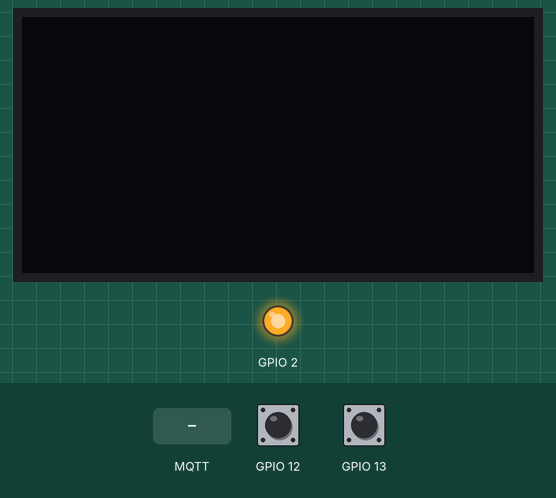
A sketch run on a simulated ESP8266 (NodeMCU). Shown: 128×64 one-colour display, output pins drawn as LEDs (lit = HIGH). The test bench sets the inputs (shaded band); at power-on: GPIO 12 HIGH, GPIO 13 HIGH. WiFi joins after 1.5 s; servers stay silent unless stated; no MQTT or app messages arrive unless stated.

Above: at 2.8 s.
2.9 s: MQTT message "1" arrives on the first subscribed topic
At 4.1 s:
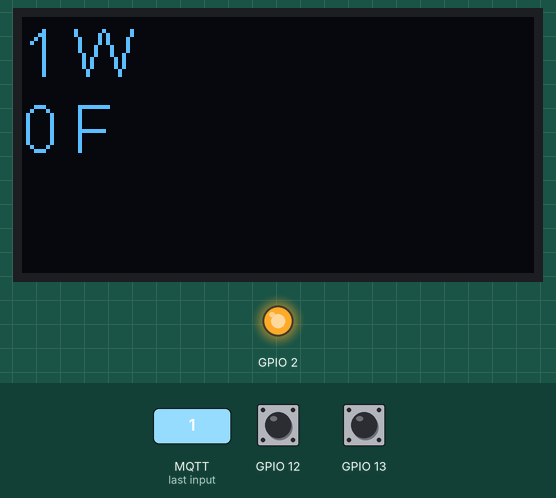
4.4 s: MQTT message "CoolOn" arrives on the third subscribed topic
At 5.3 s:
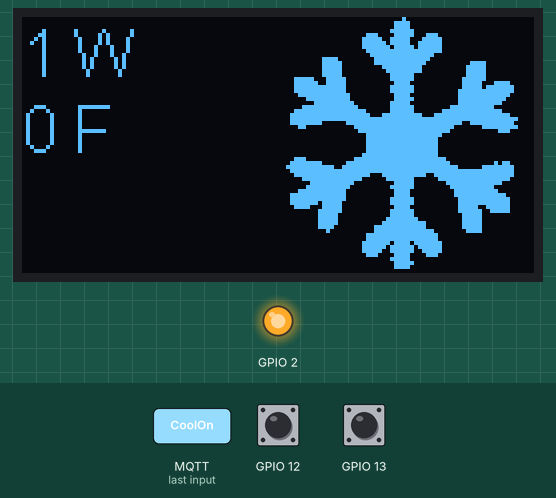
5.9 s: MQTT message "HeatOn" arrives on the third subscribed topic
At 6.4 s:
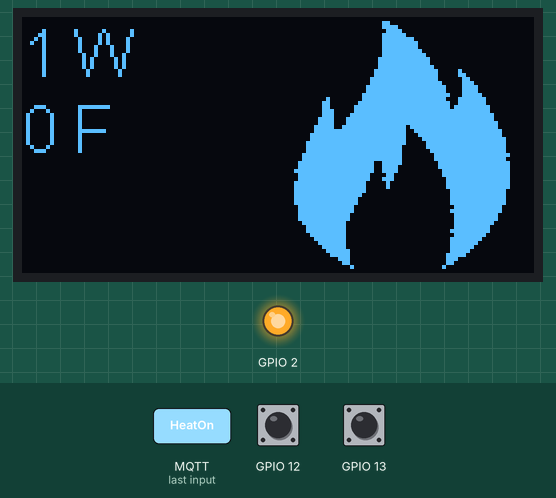
7.4 s: MQTT message "CoolReady" arrives on the third subscribed topic
At 8.6 s:
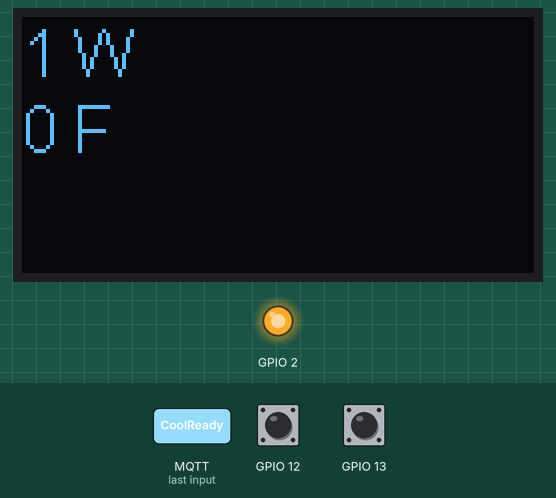
8.9 s: MQTT message "Cooling" arrives on the third subscribed topic
At 9.8 s:
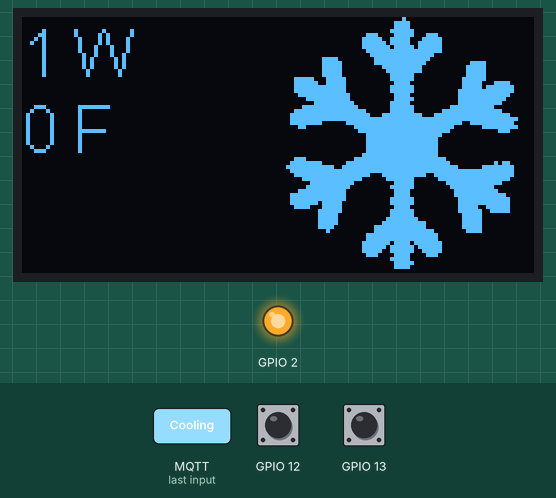
Timing chart, 0 to 11.4 s (numbered marks = the images above; inputs shaded):
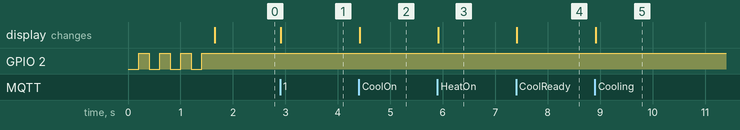

Measured:
- after the input at 2.9 s, the display: changes at once (image 1)
- after the input at 4.4 s, the display: changes at once (image 2)
- after the input at 5.9 s, the display: changes at once (image 3)
- after the input at 7.4 s, the display: changes at once (image 4)
- after the input at 8.9 s, the display: changes at once (image 5)

The sketch:

hem_test.ino
```cpp
/*
 * hem_test.ino - OLED Display Monitor
 *
 * Hardware: ESP8266 with SSD1306 OLED display + buttons
 * Purpose: Displays power consumption, temperature, and HVAC status on OLED screen
 *
 * MQTT Topics:
 *   Subscribe: power/W, temp/tempF, hvac/state
 *
 * Dependencies:
 *   - ESP8266WiFi
 *   - PubSubClient (MQTT)
 *   - SSD1306 (display driver)
 *   - ArduinoOTA
 */

#include <ESP8266WiFi.h>
#include <ESP8266mDNS.h>
#include <WiFiUdp.h>
#include <ArduinoOTA.h>
#include <PubSubClient.h>
#include <Wire.h>
#include "SSD1306.h"

#define OLED_SDA 4  // pin 14
#define OLED_SDC 5  // pin 12
#define OLED_ADDR 0x3C

SSD1306 display(OLED_ADDR, OLED_SDA, OLED_SDC);

WiFiClient espClient;
PubSubClient mqtt(espClient);

const char* server = "raspberrypi";
const char* ssid = "Mitchell";
const char* password = "easypassword";

int power, temp, icon;

const uint8_t READY = 1, NEXTBTN = 2;
uint8_t state = READY;

void callback(char* topic, byte* payload, unsigned int length) {
  String payloads;
  for (int i = 0; i < length; i++) {
    payloads += (char)payload[i];
  }

  if (strcmp(topic, "power/W") == 0) {
    int thisNumber = payloads.toInt();
    if (thisNumber > 0) {
      power = thisNumber;
      draw();
    }
  }

  if (strcmp(topic, "temp/tempF") == 0) {
    int thisNumber = payloads.toInt();
    if (thisNumber > 0) {
      temp = thisNumber;
      draw();
    }
  }

  if (strcmp(topic, "hvac/state") == 0) {
    if (strcmp(payloads.c_str(), "CoolReady") == 0 || strcmp(payloads.c_str(), "HeatReady") == 0) {
      icon = 0;
    }
    if (strcmp(payloads.c_str(), "CoolOn") == 0 || strcmp(payloads.c_str(), "Cooling") == 0) {
      icon = 1;
    }
    if (strcmp(payloads.c_str(), "HeatOn") == 0 || strcmp(payloads.c_str(), "Heating") == 0) {
      icon = 2;
    }
    if (strcmp(payloads.c_str(), "FanWait") == 0 || strcmp(payloads.c_str(), "Wait") == 0) {
      icon = 3;
    }
    draw();
  }
}

// Icon bitmaps for HVAC status
static char cool[] = {
  0x00, 0x00, 0x00, 0x00, 0x01, 0x00, 0x00, 0x00, 0x00, 0x00, 0x00, 0xC0,
  0x03, 0x00, 0x00, 0x00, 0x00, 0x00, 0x00, 0xC0, 0x03, 0x00, 0x00, 0x00,
  0x00, 0x00, 0x00, 0xE0, 0x07, 0x00, 0x00, 0x00, 0x00, 0x00, 0x80, 0xC3,
  0xC7, 0x01, 0x00, 0x00, 0x00, 0x00, 0xC0, 0xE7, 0xE3, 0x03, 0x00, 0x00,
  0x00, 0x00, 0xC0, 0xEF, 0xF3, 0x03, 0x00, 0x00, 0x00, 0x00, 0xC0, 0xDF,
  0xF7, 0x03, 0x00, 0x00, 0x00, 0x00, 0x80, 0xFF, 0xFF, 0x03, 0x00, 0x00,
  0x00, 0x00, 0x00, 0xFF, 0xFF, 0x00, 0x00, 0x00, 0x00, 0xF0, 0x00, 0xFE,
  0x7F, 0x00, 0x00, 0x00, 0x00, 0xF0, 0x01, 0xFE, 0x3F, 0x00, 0x1E, 0x00,
  0x00, 0xF0, 0x01, 0xF8, 0x1F, 0x00, 0x1F, 0x00, 0x00, 0xF0, 0x01, 0xF0,
  0x1F, 0x00, 0x1F, 0x00, 0x00, 0xF0, 0x01, 0xE0, 0x07, 0x00, 0x1F, 0x00,
  0xE0, 0xE3, 0x03, 0xE0, 0x07, 0x80, 0x1F, 0x00, 0xE0, 0xE7, 0x03, 0xC0,
  0x03, 0x80, 0x8F, 0x07, 0xE0, 0xFF, 0x03, 0xE0, 0x07, 0x80, 0xEF, 0x0F,
  0xE0, 0xFF, 0x03, 0xE0, 0x07, 0xC0, 0xFF, 0x0F, 0xC0, 0xFF, 0x07, 0xC0,
  0x03, 0xC0, 0xFF, 0x07, 0x00, 0xFF, 0x07, 0xC0, 0x07, 0xC0, 0xFF, 0x03,
  0x00, 0xFC, 0x0F, 0xE0, 0x03, 0xC0, 0xFF, 0x01, 0x80, 0xFF, 0x1F, 0xE0,
  0x07, 0xF0, 0x7F, 0x00, 0xE0, 0xFF, 0x7F, 0xE0, 0x07, 0xFC, 0xFF, 0x01,
  0xF0, 0xFF, 0xFF, 0xF8, 0x1F, 0xFF, 0xFF, 0x07, 0xF0, 0xFF, 0xFF, 0xFF,
  0xFF, 0xFF, 0xFF, 0x1F, 0xF0, 0x0F, 0xFC, 0xFF, 0xFF, 0x7F, 0xFE, 0x0F,
  0xC0, 0x00, 0xF0, 0xFF, 0xFF, 0x1F, 0xF0, 0x1F, 0x00, 0x00, 0xE0, 0xFF,
  0xFF, 0x0F, 0x00, 0x07, 0x00, 0x00, 0x80, 0xFF, 0xFF, 0x03, 0x00, 0x00,
  0x00, 0x00, 0x80, 0xFF, 0xFF, 0x01, 0x00, 0x00, 0x00, 0x00, 0x80, 0xFF,
  0xFF, 0x01, 0x00, 0x00, 0x00, 0x00, 0x80, 0xFF, 0xFF, 0x01, 0x00, 0x00,
  0x00, 0x00, 0x80, 0xFF, 0xFF, 0x01, 0x00, 0x00, 0x00, 0x00, 0xC0, 0xFF,
  0xFF, 0x01, 0x00, 0x00, 0xE0, 0x00, 0xF0, 0xFF, 0xFF, 0x07, 0x00, 0x00,
  0xF0, 0x0F, 0xFC, 0xFF, 0xFF, 0x0F, 0x80, 0x06, 0xF8, 0x7F, 0xFE, 0xFF,
  0xFF, 0x3F, 0xF0, 0x0F, 0xF0, 0xFF, 0xFF, 0xFF, 0xFF, 0xFF, 0xFF, 0x0F,
  0xE0, 0xFF, 0xFF, 0xF8, 0x3F, 0xFF, 0xFF, 0x0F, 0x80, 0xFF, 0x3F, 0xF0,
  0x07, 0xFE, 0xFF, 0x07, 0x00, 0xFE, 0x0F, 0xC0, 0x07, 0xF8, 0xFF, 0x01,
  0x00, 0xFF, 0x07, 0xE0, 0x07, 0xF0, 0x7F, 0x00, 0xC0, 0xFF, 0x03, 0xC0,
  0x03, 0xE0, 0xFF, 0x00, 0xF0, 0xFF, 0x03, 0xC0, 0x03, 0xE0, 0xFF, 0x03,
  0xF0, 0xFF, 0x03, 0xE0, 0x07, 0xC0, 0xFF, 0x07, 0xF0, 0xF7, 0x01, 0xE0,
  0x07, 0xC0, 0xFF, 0x07, 0xE0, 0xF1, 0x01, 0xC0, 0x03, 0xC0, 0xE7, 0x07,
  0x00, 0xF8, 0x01, 0xE0, 0x07, 0xC0, 0xCF, 0x07, 0x00, 0xF8, 0x00, 0xE0,
  0x07, 0x80, 0x0F, 0x00, 0x00, 0xF8, 0x00, 0xF0, 0x0F, 0x80, 0x0F, 0x00,
  0x00, 0xF8, 0x00, 0xF8, 0x3F, 0x80, 0x0F, 0x00, 0x00, 0x78, 0x00, 0xFE,
  0x3F, 0x80, 0x0F, 0x00, 0x00, 0x20, 0x00, 0xFE, 0xFF, 0x00, 0x0F, 0x00,
  0x00, 0x00, 0x80, 0xFF, 0xFF, 0x01, 0x00, 0x00, 0x00, 0x00, 0x80, 0xFF,
  0xFF, 0x01, 0x00, 0x00, 0x00, 0x00, 0xC0, 0xDF, 0xFB, 0x03, 0x00, 0x00,
  0x00, 0x00, 0xC0, 0xEF, 0xF7, 0x03, 0x00, 0x00, 0x00, 0x00, 0xC0, 0xE7,
  0xE7, 0x03, 0x00, 0x00, 0x00, 0x00, 0x80, 0xC3, 0xC3, 0x01, 0x00, 0x00,
  0x00, 0x00, 0x00, 0xE0, 0x03, 0x00, 0x00, 0x00, 0x00, 0x00, 0x00, 0xC0,
  0x07, 0x00, 0x00, 0x00, 0x00, 0x00, 0x00, 0xC0, 0x03, 0x00, 0x00, 0x00,
  0x00, 0x00, 0x00, 0x00, 0x00, 0x00, 0x00, 0x00
};

static char heat[] = {
  0x00, 0x00, 0x00, 0x00, 0x00, 0x00, 0x00, 0x00, 0x00, 0x00, 0x00, 0x18,
  0x00, 0x00, 0x00, 0x00, 0x00, 0x00, 0x00, 0x78, 0x00, 0x00, 0x00, 0x00,
  0x00, 0x00, 0x00, 0xF0, 0x00, 0x00, 0x00, 0x00, 0x00, 0x00, 0x00, 0xF8,
  0x01, 0x00, 0x00, 0x00, 0x00, 0x00, 0x00, 0xF8, 0x07, 0x00, 0x00, 0x00,
  0x00, 0x00, 0x00, 0xF8, 0x0F, 0x00, 0x00, 0x00, 0x00, 0x00, 0x00, 0xF8,
  0x0F, 0x00, 0x00, 0x00, 0x00, 0x00, 0x00, 0xF8, 0x1F, 0x00, 0x00, 0x00,
  0x00, 0x00, 0x00, 0xF8, 0x3F, 0x00, 0x00, 0x00, 0x00, 0x00, 0x00, 0xFC,
  0x7F, 0x00, 0x00, 0x00, 0x00, 0x00, 0x00, 0xFC, 0x7F, 0x00, 0x00, 0x00,
  0x00, 0x00, 0x00, 0xFC, 0xFF, 0x00, 0x00, 0x00, 0x00, 0x00, 0x00, 0xFE,
  0xFF, 0x41, 0x00, 0x00, 0x00, 0x00, 0x00, 0xFE, 0xFF, 0xC1, 0x00, 0x00,
  0x00, 0x00, 0x00, 0xFF, 0xFF, 0x81, 0x01, 0x00, 0x00, 0x00, 0x00, 0xFF,
  0xFF, 0x83, 0x03, 0x00, 0x00, 0x00, 0x80, 0xFF, 0xFF, 0x87, 0x07, 0x00,
  0x00, 0x00, 0x80, 0xFF, 0xFF, 0x87, 0x07, 0x00, 0x00, 0x00, 0xC0, 0xFF,
  0xFF, 0x8F, 0x0F, 0x00, 0x00, 0x20, 0xC0, 0xFF, 0xFF, 0xC7, 0x1F, 0x00,
  0x00, 0x30, 0xE0, 0xFF, 0xFF, 0xCF, 0x1F, 0x00, 0x00, 0x30, 0xF0, 0xFF,
  0xFF, 0xEF, 0x3F, 0x00, 0x00, 0x70, 0xF0, 0xFF, 0xFF, 0xFF, 0x3F, 0x00,
  0x00, 0x70, 0xF8, 0xFF, 0xFF, 0xFF, 0x7F, 0x00, 0x00, 0x78, 0xFC, 0xFF,
  0xFF, 0xFF, 0x7F, 0x00, 0x00, 0x78, 0xFC, 0xFF, 0xFF, 0xFF, 0xFF, 0x00,
  0x00, 0x7C, 0xFE, 0xFF, 0xFD, 0xFF, 0xFF, 0x00, 0x00, 0xFC, 0xFF, 0xFF,
  0xF9, 0xFF, 0xFF, 0x01, 0x00, 0xFE, 0xFF, 0xFF, 0xF1, 0xFF, 0xFF, 0x01,
  0x00, 0xFE, 0xFF, 0xFF, 0xE1, 0xFF, 0xFF, 0x03, 0x00, 0xFF, 0xFF, 0xFF,
  0xC1, 0xFF, 0xFF, 0x03, 0x00, 0xFF, 0xFF, 0xFF, 0xC0, 0xFF, 0xFF, 0x03,
  0x00, 0xFF, 0xFF, 0xFF, 0x80, 0xFF, 0xFF, 0x03, 0x80, 0xFF, 0xFF, 0xFF,
  0x00, 0xFF, 0xFF, 0x07, 0x80, 0xFF, 0xFF, 0xFF, 0x00, 0xFF, 0xFF, 0x03,
  0xC0, 0xFF, 0xFF, 0xF9, 0x00, 0xFE, 0xFF, 0x07, 0xC0, 0xFF, 0xFF, 0x79,
  0x00, 0xFE, 0xFF, 0x07, 0xE0, 0xFF, 0xFF, 0x79, 0x00, 0xFC, 0xFF, 0x07,
  0xC0, 0xFF, 0xFF, 0x30, 0x00, 0xFC, 0xFF, 0x07, 0xC0, 0xFF, 0xFF, 0x38,
  0x00, 0xF8, 0xFF, 0x07, 0xE0, 0xFF, 0x7F, 0x10, 0x00, 0xF8, 0xFF, 0x07,
  0xE0, 0xFF, 0x7F, 0x10, 0x00, 0xF8, 0xFF, 0x07, 0xE0, 0xFF, 0x7F, 0x00,
  0x00, 0xF0, 0xFF, 0x03, 0xE0, 0xFF, 0x3F, 0x00, 0x00, 0xF0, 0xFF, 0x03,
  0xE0, 0xFF, 0x1F, 0x00, 0x00, 0xF0, 0xFF, 0x03, 0xE0, 0xFF, 0x1F, 0x00,
  0x00, 0xF0, 0xFF, 0x03, 0xC0, 0xFF, 0x0F, 0x00, 0x00, 0xE0, 0xFF, 0x01,
  0xC0, 0xFF, 0x0F, 0x00, 0x00, 0xF0, 0xFF, 0x01, 0xC0, 0xFF, 0x07, 0x00,
  0x00, 0xE0, 0xFF, 0x00, 0xC0, 0xFF, 0x07, 0x00, 0x00, 0xE0, 0xFF, 0x00,
  0x80, 0xFF, 0x03, 0x00, 0x00, 0xE0, 0x7F, 0x00, 0x00, 0xFF, 0x03, 0x00,
  0x00, 0xE0, 0x3F, 0x00, 0x00, 0xFF, 0x03, 0x00, 0x00, 0xF0, 0x3F, 0x00,
  0x00, 0xFE, 0x03, 0x00, 0x00, 0xE0, 0x1F, 0x00, 0x00, 0xFC, 0x03, 0x00,
  0x00, 0xF0, 0x0F, 0x00, 0x00, 0xF8, 0x03, 0x00, 0x00, 0xF0, 0x07, 0x00,
  0x00, 0xF0, 0x03, 0x00, 0x00, 0xF0, 0x03, 0x00, 0x00, 0xE0, 0x07, 0x00,
  0x00, 0xF0, 0x01, 0x00, 0x00, 0xC0, 0x07, 0x00, 0x00, 0xF8, 0x00, 0x00,
  0x00, 0x00, 0x07, 0x00, 0x00, 0x38, 0x00, 0x00, 0x00, 0x00, 0x06, 0x00,
  0x00, 0x18, 0x00, 0x00, 0x00, 0x00, 0x08, 0x00, 0x00, 0x04, 0x00, 0x00,
  0x00, 0x00, 0x00, 0x00, 0x00, 0x00, 0x00, 0x00
};

static char waiting[] = {
  0x80, 0x26, 0x49, 0x92, 0x24, 0x49, 0x92, 0x00, 0xC0, 0xFF, 0xFF, 0xFF,
  0xFF, 0xFF, 0xFF, 0x03, 0xE0, 0xFF, 0xFF, 0xFF, 0xFF, 0xFF, 0xFF, 0x07,
  0xE0, 0xFF, 0xFF, 0xFF, 0xFF, 0xFF, 0xFF, 0x07, 0xE0, 0xBF, 0xA5, 0x55,
  0xBA, 0xA5, 0xF5, 0x07, 0xC0, 0x07, 0x00, 0x00, 0x00, 0x00, 0xE0, 0x03,
  0xC0, 0x07, 0x00, 0x00, 0x00, 0x00, 0xE0, 0x07, 0xE0, 0x07, 0x00, 0x00,
  0x00, 0x00, 0xE0, 0x03, 0xE0, 0x07, 0x00, 0x00, 0x00, 0x00, 0xE0, 0x07,
  0xC0, 0x0F, 0x00, 0x00, 0x00, 0x00, 0xF0, 0x03, 0xC0, 0x07, 0x00, 0x00,
  0x00, 0x00, 0xE0, 0x03, 0xC0, 0x0F, 0x00, 0x00, 0x00, 0x00, 0xF0, 0x03,
  0xC0, 0x0F, 0x00, 0x00, 0x00, 0x00, 0xF0, 0x01, 0xC0, 0x0F, 0x00, 0x00,
  0x00, 0x00, 0xF0, 0x03, 0x80, 0x0F, 0x00, 0x00, 0x00, 0x00, 0xF0, 0x01,
  0x80, 0x1F, 0x00, 0x00, 0x00, 0x00, 0xF8, 0x01, 0x80, 0x1F, 0x70, 0xDB,
  0xEE, 0x0E, 0xF8, 0x01, 0x00, 0x3F, 0xE0, 0xFF, 0xFF, 0x07, 0xF8, 0x00,
  0x00, 0x3F, 0xE0, 0xFF, 0xFF, 0x07, 0xFC, 0x00, 0x00, 0x3F, 0xC0, 0xFF,
  0xFF, 0x03, 0xFC, 0x00, 0x00, 0x7E, 0x80, 0xFF, 0xFF, 0x01, 0x7E, 0x00,
  0x00, 0xFE, 0x00, 0xFF, 0xFF, 0x00, 0x3F, 0x00, 0x00, 0xFC, 0x00, 0xFC,
  0x3F, 0x00, 0x3F, 0x00, 0x00, 0xF8, 0x01, 0xF8, 0x1F, 0x80, 0x1F, 0x00,
  0x00, 0xF8, 0x03, 0xF0, 0x0F, 0xC0, 0x1F, 0x00, 0x00, 0xF0, 0x07, 0xE0,
  0x07, 0xE0, 0x0F, 0x00, 0x00, 0xE0, 0x0F, 0xE0, 0x07, 0xF0, 0x07, 0x00,
  0x00, 0xC0, 0x3F, 0xC0, 0x03, 0xFC, 0x03, 0x00, 0x00, 0x80, 0x7F, 0xC0,
  0x03, 0xFF, 0x01, 0x00, 0x00, 0x00, 0xFF, 0xC0, 0x03, 0xFF, 0x00, 0x00,
  0x00, 0x00, 0xFE, 0xC1, 0x83, 0x7F, 0x00, 0x00, 0x00, 0x00, 0xFC, 0xC0,
  0x03, 0x3F, 0x00, 0x00, 0x00, 0x00, 0xFC, 0xC0, 0x03, 0x3F, 0x00, 0x00,
  0x00, 0x00, 0xFE, 0xC1, 0x83, 0x7F, 0x00, 0x00, 0x00, 0x00, 0xFF, 0xC0,
  0x03, 0xFF, 0x00, 0x00, 0x00, 0x80, 0x7F, 0xC0, 0x03, 0xFE, 0x01, 0x00,
  0x00, 0xC0, 0x3F, 0xC0, 0x03, 0xFC, 0x03, 0x00, 0x00, 0xE0, 0x0F, 0xE0,
  0x07, 0xF0, 0x07, 0x00, 0x00, 0xF0, 0x07, 0xE0, 0x07, 0xE0, 0x0F, 0x00,
  0x00, 0xF8, 0x03, 0xF0, 0x0F, 0xC0, 0x1F, 0x00, 0x00, 0xF8, 0x01, 0xF8,
  0x1F, 0x80, 0x1F, 0x00, 0x00, 0xFC, 0x00, 0xFC, 0x3F, 0x00, 0x3F, 0x00,
  0x00, 0xFC, 0x00, 0xFF, 0xFF, 0x00, 0x7F, 0x00, 0x00, 0x7E, 0x80, 0xFF,
  0xFF, 0x01, 0x7E, 0x00, 0x00, 0x3E, 0xC0, 0xFF, 0xFF, 0x03, 0x7C, 0x00,
  0x00, 0x3F, 0xE0, 0xFF, 0xFF, 0x07, 0xFC, 0x00, 0x00, 0x3F, 0xF0, 0xFF,
  0xFF, 0x0F, 0xF8, 0x00, 0x80, 0x1F, 0xF0, 0xFF, 0xFF, 0x0F, 0xF8, 0x01,
  0x80, 0x1F, 0xF8, 0xFF, 0xFF, 0x1F, 0xF8, 0x01, 0x80, 0x0F, 0xF8, 0xFF,
  0xFF, 0x1F, 0xF0, 0x01, 0xC0, 0x0F, 0xFC, 0xFF, 0xFF, 0x1F, 0xF0, 0x03,
  0xC0, 0x0F, 0xFC, 0xFF, 0xFF, 0x3F, 0xF0, 0x03, 0xC0, 0x0F, 0xFC, 0xFF,
  0xFF, 0x3F, 0xF0, 0x03, 0xC0, 0x0F, 0xFC, 0xFF, 0xFF, 0x7F, 0xE0, 0x03,
  0xE0, 0x07, 0xFE, 0xFF, 0xFF, 0x7F, 0xF0, 0x07, 0xC0, 0x07, 0x6C, 0x55,
  0xDA, 0x2A, 0xE0, 0x03, 0xC0, 0x07, 0x00, 0x00, 0x00, 0x00, 0xE0, 0x03,
  0xE0, 0x07, 0x00, 0x00, 0x00, 0x00, 0xE0, 0x07, 0xE0, 0x07, 0x00, 0x00,
  0x00, 0x00, 0xE0, 0x07, 0xE0, 0xAF, 0x5D, 0xAA, 0xA5, 0x5D, 0xFA, 0x07,
  0xE0, 0xFF, 0xFF, 0xFF, 0xFF, 0xFF, 0xFF, 0x07, 0xE0, 0xFF, 0xFF, 0xFF,
  0xFF, 0xFF, 0xFF, 0x03, 0xC0, 0xFF, 0xFF, 0xFF, 0xFF, 0xFF, 0xFF, 0x07,
  0x40, 0x92, 0x24, 0x49, 0x92, 0x24, 0x49, 0x02
};

void draw() {
  if (state == READY) {
    display.clear();

    // Show power consumption
    display.drawString(0, 0, String(power) + " W");

    // Show temperature
    display.drawString(0, 19, String(temp) + " F");

    // Show HVAC status icon
    switch (icon) {
      case 0:  // Ready - no icon
        break;
      case 1:  // Cooling
        display.drawXbm(63, 0, 64, 64, cool);
        break;
      case 2:  // Heating
        display.drawXbm(63, 0, 64, 64, heat);
        break;
      case 3:  // Waiting
        display.drawXbm(63, 0, 64, 64, waiting);
        break;
    }

    display.display();
  }
}

void wifiConnect() {
  WiFi.mode(WIFI_STA);
  WiFi.begin(ssid, password);
  while (WiFi.status() != WL_CONNECTED) {
    delay(200);
    digitalWrite(2, !digitalRead(2));
  }
  digitalWrite(2, 1);
}

void mqttConnect() {
  mqtt.setServer(server, 1883);
  mqtt.setCallback(callback);
  if (mqtt.connect(WiFi.hostname().c_str())) {
    mqtt.subscribe("power/W");
    mqtt.subscribe("temp/tempF");
    mqtt.subscribe("hvac/state");
  }
}

void setup() {
  Serial.begin(9600);
  pinMode(2, OUTPUT);
  digitalWrite(2, 0);

  pinMode(12, INPUT_PULLUP);
  pinMode(13, INPUT_PULLUP);

  ArduinoOTA.onStart([]() {
    Serial.println("Start");
  });
  ArduinoOTA.onEnd([]() {
    Serial.println("\nEnd");
  });
  ArduinoOTA.onProgress([](unsigned int progress, unsigned int total) {
    Serial.printf("Progress: %u%%\r", (progress / (total / 100)));
    digitalWrite(2, !digitalRead(2));
  });
  ArduinoOTA.onError([](ota_error_t error) {
    Serial.printf("Error[%u]: ", error);
    if (error == OTA_AUTH_ERROR) Serial.println("Auth Failed");
    else if (error == OTA_BEGIN_ERROR) Serial.println("Begin Failed");
    else if (error == OTA_CONNECT_ERROR) Serial.println("Connect Failed");
    else if (error == OTA_RECEIVE_ERROR) Serial.println("Receive Failed");
    else if (error == OTA_END_ERROR) Serial.println("End Failed");
  });

  wifiConnect();
  mqttConnect();
  ArduinoOTA.setHostname("test");
  ArduinoOTA.begin();

  display.init();
  display.setFont(ArialMT_Plain_16);
}

void loop() {
  if (WiFi.status() != WL_CONNECTED) {
    wifiConnect();
  }

  if (!mqtt.connected()) {
    mqttConnect();
  }

  mqtt.loop();
  ArduinoOTA.handle();

  static bool btnUp = false, btnDwn = false;
  static unsigned long lastBtnUp = 0, lastBtnDwn = 0;

  // Button handling
  if (digitalRead(12) == 0 && digitalRead(13) == 0 && millis() > lastBtnDwn && millis() > lastBtnUp) {
    lastBtnDwn = millis() + 500;
    btnDwn = true;
    lastBtnUp = millis() + 500;
    btnUp = true;
  }

  if (digitalRead(12) == 0 && digitalRead(13) == 1 && millis() > lastBtnUp) {
    lastBtnUp = millis() + 500;
    btnUp = true;
  }

  if (digitalRead(13) == 0 && digitalRead(12) == 1 && millis() > lastBtnDwn) {
    lastBtnDwn = millis() + 500;
    btnDwn = true;
  }

  switch (state) {
    case READY:
      if (btnUp && !btnDwn) {
        display.clear();
        display.display();
        state = NEXTBTN;
      }
      btnUp = false;
      btnDwn = false;
      break;

    case NEXTBTN:
      if (btnUp && btnDwn) {
        state = READY;
      }
      btnUp = false;
      btnDwn = false;
      break;
  }
}
```
